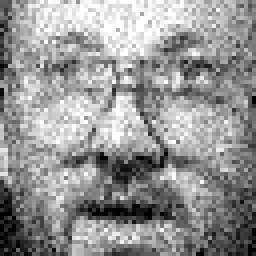
#> input picture Project/Lda/inputs/all/image-noise01-14-7.png, 64 x 64 px (shown 4 times larger)
$ python -i features.py   (imports and definitions only)   (older library calls are emulated)
#> lines starting #> are read from the running program, lines starting #| are printed output that depends on the picture
import numpy as np
import math

from skimage.feature import local_binary_pattern, hog
from skimage.transform import resize


# Divides image into 8x8 blocks and returns an array with 64x64 array containing segments
def divide_image(image, rows, cols):
    return (np.reshape(np.reshape(image, (rows, cols, -1, 8)).swapaxes(1, 2), (-1, 8, 8)))


# Function which fetches all features
def get_all_features(image):
    segmented_image = divide_image(image, 8, 8)
    mean = get_mean(segmented_image)
    sd = get_sd(segmented_image, mean)
    skew = get_skew(segmented_image, mean)
    cm = np.concatenate((np.histogram(mean)[0], np.histogram(sd)[0], np.histogram(skew)[0]))
    elbp = get_elbp(image)
    hog = get_hog(image)
    combined = np.concatenate((cm, elbp, hog))
    return {"combined": combined, "cm": cm, "elbp": elbp, "hog": hog}


# Gets the mean for color moments
def get_mean(image):
    xaxes, yaxes, zaxes = np.shape(image)
    mean = []
    for x in range(xaxes):
        sum = 0
        for y in range(yaxes):
            for z in range(zaxes):
                inner_val = image[x][y][z]
                sum = sum + inner_val

        outer_val = sum / (yaxes * zaxes)
        mean.append(outer_val)
    return mean


# Gets the standard deviation for color moments
def get_sd(image, mean):
    xaxes, yaxes, zaxes = np.shape(image)
    sd = []
    for x in range(xaxes):
        sum = 0
        for y in range(yaxes):
            for z in range(zaxes):
                inner_val = ((image[x][y][z] - mean[x]) ** 2)
                sum = sum + inner_val

        outer_val = math.sqrt(sum / (yaxes * zaxes))
        sd.append(outer_val)
    return sd


# Gets skewness for color moments
def get_skew(image, mean):
    xaxes, yaxes, zaxes = np.shape(image)
    skew = []
    for x in range(xaxes):
        sum = 0
        for y in range(yaxes):
            for z in range(zaxes):
                inner_val = ((image[x][y][z] - mean[x]) ** 3)
                sum = sum + inner_val

        outer_sum_val = sum / (yaxes * zaxes)
        multiplier = 1
        if outer_sum_val < 0:
            multiplier = -1
        outer_val = math.pow((multiplier * outer_sum_val), (1 / 3))
        skew.append(multiplier * outer_val)
    return skew


# Gets ELBP features as a array
def get_elbp(image):
    p = 24
    r = 3
    e = 1e-7
    lbp = local_binary_pattern(image, p, r, method="uniform")
    (hist, _) = np.histogram(lbp.ravel(),
                             bins=np.arange(0, p + 3), range=(0, p + 2))
    hist = hist.astype("float")
    # hist = hist/(hist.sum()+e)

    return hist


# Gets the HOG features of image
def get_hog(image):
    # resized_image = resize(image,(128,64))
    value = hog(image, orientations=9, pixels_per_cell=(8, 8), cells_per_block=(
        2, 2), visualize=False, multichannel=False, block_norm="L2-Hys")
    # print("hog_value=",value,"sum=",np.sum(value),"min=",np.min(value),"max=",np.max(value))
    # value=value*np.sum(value)
    # value=value*np.max(value)
    value = np.asarray(value * 100, dtype=int)
    # print("new hog_value=", value, "sum=", np.sum(value), "min=", np.min(value), "max=", np.max(value))
    return value

>>> import cv2
>>> picture = cv2.imread('../inputs/all/image-noise01-14-7.png', cv2.IMREAD_GRAYSCALE)
#> picture is the input picture: shape (64, 64); min 0, max 255, mean 148.8
>>> result = get_all_features(picture)
#> after the loop in get_mean, `for x in range(xaxes):`: mean = 64 values, max 237.9 at index 4, min 37.98 at index 56, mean 148.8
#> after the loop in get_sd, `for x in range(xaxes):`: sd = 64 values, max 63.21 at index 35, min 19.15 at index 3, mean 39.83
#> after the loop in get_skew, `for x in range(xaxes):`: skew = 64 values, max 45.1 at index 51, min -60.32 at index 35, mean -11.24
#> in get_all_features, `cm = np.concatenate((np.histogram(mean)[0], np.histogram(sd)[0], np.hi..`: cm = 30 values, max 17 at index 5, min 1 at index 19, mean 6.4
#> in get_elbp, `lbp = local_binary_pattern(image, p, r, method="uniform")`:
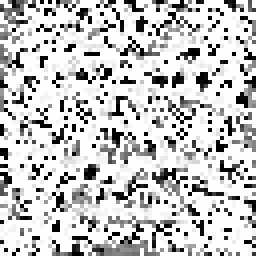
#> lbp: shape (64, 64) float64 (shown 4 times larger); min 0, max 25, mean 19.3; drawn with min black and max white
#> in get_elbp, `(hist, _) = np.histogram(lbp.ravel(), bins=np.arange(0, p + 3), range=..`: hist = 26 values, max 2397 at index 25, min 15 at index 18, mean 157.5
#> in get_all_features, `elbp = get_elbp(image)`: elbp has the same summary as hist in get_elbp
#> in get_hog, `value = hog(image, orientations=9, pixels_per_cell=(8, 8), cells_per_b..`: value = 1764 values, max 0.253 at index 144, min 0 at index 826, mean 0.154
#> in get_hog, `value = np.asarray(value * 100, dtype=int)`: value = 1764 values, max 25 at index 144, min 0 at index 569, mean 14.88
#> in get_all_features, `hog = get_hog(image)`: hog has the same summary as value in get_hog
#> in get_all_features, `combined = np.concatenate((cm, elbp, hog))`: combined = 1820 values, max 2397 at index 55, min 0 at index 625, mean 16.77
#> result = 4 items

$ run again, on Project/Lda/inputs/all/image-noise01-15-10.png
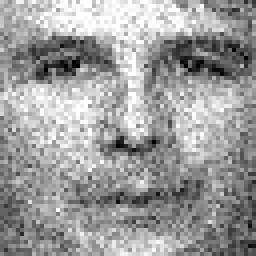
#> input picture Project/Lda/inputs/all/image-noise01-15-10.png, 64 x 64 px (shown 4 times larger)
#> picture is the input picture: shape (64, 64); min 0, max 255, mean 156.5
#> after the loop in get_mean, `for x in range(xaxes):`: mean = 64 values, max 240.1 at index 3, min 88.81 at index 63, mean 156.5
#> after the loop in get_sd, `for x in range(xaxes):`: sd = 64 values, max 69.72 at index 17, min 15.74 at index 3, mean 35.75
#> after the loop in get_skew, `for x in range(xaxes):`: skew = 64 values, max 51.95 at index 10, min -61.28 at index 18, mean -10.93
#> cm = 30 values, max 22 at index 12, min 1 at index 7, mean 6.4
#> in get_elbp, `lbp = local_binary_pattern(image, p, r, method="uniform")`:
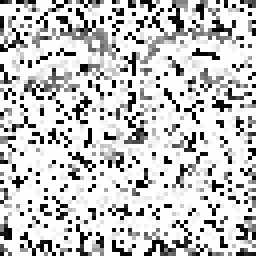
#> lbp: shape (64, 64) float64 (shown 4 times larger); min 0, max 25, mean 19.4; drawn with min black and max white
#> hist = 26 values, max 2485 at index 25, min 14 at index 6, mean 157.5
#> elbp has the same summary as hist in get_elbp
#> in get_hog, `value = hog(image, orientations=9, pixels_per_cell=(8, 8), cells_per_b..`: value = 1764 values, max 0.279 at index 72, min 0.00909 at index 402, mean 0.155
#> in get_hog, `value = np.asarray(value * 100, dtype=int)`: value = 1764 values, max 27 at index 72, min 0 at index 402, mean 14.99
#> hog has the same summary as value in get_hog
#> combined = 1820 values, max 2485 at index 55, min 0 at index 458, mean 16.88
#> result = 4 items

$ run again, on Project/Lda/inputs/all/image-noise01-15-5.png
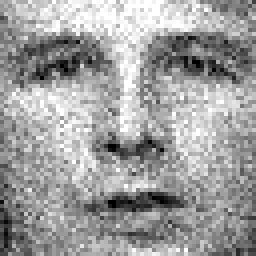
#> input picture Project/Lda/inputs/all/image-noise01-15-5.png, 64 x 64 px (shown 4 times larger)
#> picture is the input picture: shape (64, 64); min 0, max 255, mean 158.7
#> after the loop in get_mean, `for x in range(xaxes):`: mean = 64 values, max 241.7 at index 4, min 92.61 at index 56, mean 158.7
#> after the loop in get_sd, `for x in range(xaxes):`: sd = 64 values, max 70.33 at index 17, min 16.89 at index 4, mean 36.87
#> after the loop in get_skew, `for x in range(xaxes):`: skew = 64 values, max 36.27 at index 36, min -50.59 at index 18, mean -5.15
#> cm = 30 values, max 13 at index 12, min 0 at index 25, mean 6.4
#> in get_elbp, `lbp = local_binary_pattern(image, p, r, method="uniform")`:
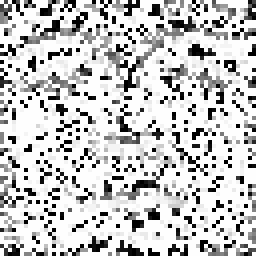
#> lbp: shape (64, 64) float64 (shown 4 times larger); min 0, max 25, mean 19.3; drawn with min black and max white
#> hist = 26 values, max 2444 at index 25, min 12 at index 6, mean 157.5
#> elbp has the same summary as hist in get_elbp
#> in get_hog, `value = hog(image, orientations=9, pixels_per_cell=(8, 8), cells_per_b..`: value = 1764 values, max 0.274 at index 1407, min 0.00629 at index 432, mean 0.155
#> in get_hog, `value = np.asarray(value * 100, dtype=int)`: value = 1764 values, max 27 at index 1407, min 0 at index 171, mean 14.96
#> hog has the same summary as value in get_hog
#> combined = 1820 values, max 2444 at index 55, min 0 at index 25, mean 16.86
#> result = 4 items

$ run again, on Project/Lda/inputs/all/image-noise01-19-2.png
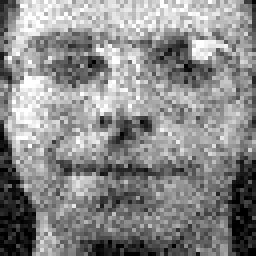
#> input picture Project/Lda/inputs/all/image-noise01-19-2.png, 64 x 64 px (shown 4 times larger)
#> picture is the input picture: shape (64, 64); min 0, max 255, mean 137.5
#> after the loop in get_mean, `for x in range(xaxes):`: mean = 64 values, max 224.2 at index 1, min 19.95 at index 56, mean 137.5
#> after the loop in get_sd, `for x in range(xaxes):`: sd = 64 values, max 77.03 at index 32, min 19.83 at index 56, mean 40.34
#> after the loop in get_skew, `for x in range(xaxes):`: skew = 64 values, max 47.81 at index 63, min -62.95 at index 32, mean -10.71
#> cm = 30 values, max 17 at index 12, min 1 at index 18, mean 6.4
#> in get_elbp, `lbp = local_binary_pattern(image, p, r, method="uniform")`:
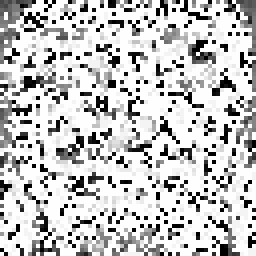
#> lbp: shape (64, 64) float64 (shown 4 times larger); min 0, max 25, mean 19.2; drawn with min black and max white
#> hist = 26 values, max 2330 at index 25, min 28 at index 4, mean 157.5
#> elbp has the same summary as hist in get_elbp
#> in get_hog, `value = hog(image, orientations=9, pixels_per_cell=(8, 8), cells_per_b..`: value = 1764 values, max 0.27 at index 1521, min 0 at index 1367, mean 0.156
#> in get_hog, `value = np.asarray(value * 100, dtype=int)`: value = 1764 values, max 27 at index 1521, min 0 at index 82, mean 15.12
#> hog has the same summary as value in get_hog
#> combined = 1820 values, max 2330 at index 55, min 0 at index 138, mean 17.01
#> result = 4 items
